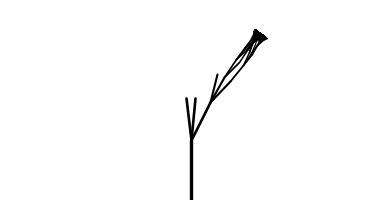
Frame 1 (no input)
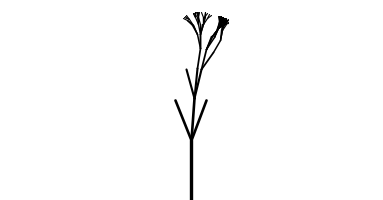
Frame 60 (the mouse pressed at the canvas centre just before this capture)
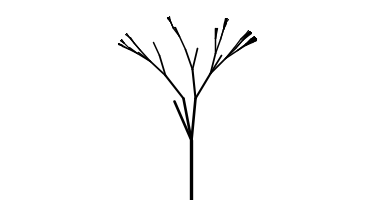
Frame 120 (the mouse held since frame 60 and released just before this capture)

The Processing sketch that drew these frames (run headless with seeded random() and noise(); from frame 60 on, the mouse is pressed at the canvas centre):

// Processing sketch: TreeStochasticNoise
// ── TreeStochasticNoise.pde
// Stochastic Tree with angles fluctuating with Perlin noise
// Daniel Shiffman <http://www.shiffman.net>
// Nature of Code, Chapter 8

// Perlin noise offset 
float yoff = 0;
// Random seed to control randomness while drawing the tree
int seed = 5;


void setup() {
  size(383, 200);
  smooth();
}

void draw() {
  background(255);
  fill(0);
  //text("Click mouse to generate a new tree", 10, height-20);

  stroke(0);
  // Start the tree from the bottom of the screen
  translate(width/2, height);
  // Move alogn through noise
  yoff += 0.005;
  randomSeed(seed);
  // Start the recursive branching!
  branch(60, 0);
}


void mousePressed() {
  // New tree starts with new noise offset and new random seed
  yoff = random(1000);
  seed = millis();
}


void branch(float h, float xoff) {
  // thickness of the branch is mapped to its length
  float sw = map(h, 2, 100, 1, 5);
  strokeWeight(sw);
  // Draw the branch
  line(0, 0, 0, -h);
  // Move along to end
  translate(0, -h);

  // Each branch will be 2/3rds the size of the previous one
  h *= 0.7f;
  
  // Move along through noise space
  xoff += 0.1;

  if (h > 4) {
    // Random number of branches
    int n = int(random(0, 5));
    for (int i = 0; i < n; i++) {
      
      // Here the angle is controlled by perlin noise
      // This is a totally arbitrary way to do it, try others!
      float theta = map(noise(xoff+i, yoff), 0, 1, -PI/3, PI/3);
      if (n%2==0) theta *= -1;
      
      pushMatrix();      // Save the current state of transformation (i.e. where are we now)
      rotate(theta);     // Rotate by theta
      branch(h, xoff);   // Ok, now call myself to branch again
      popMatrix();       // Whenever we get back here, we "pop" in order to restore the previous matrix state
    }
  }
}
